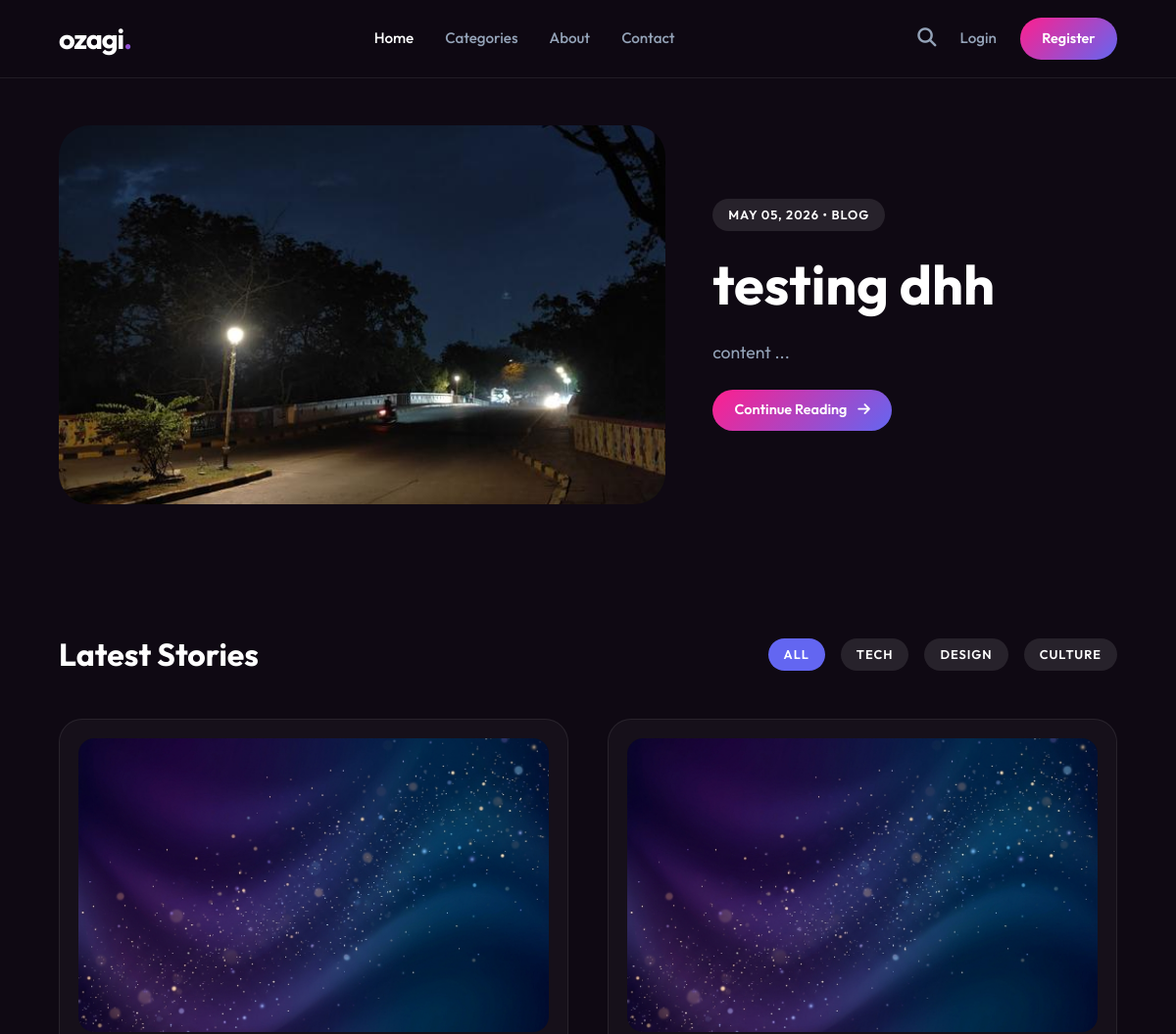
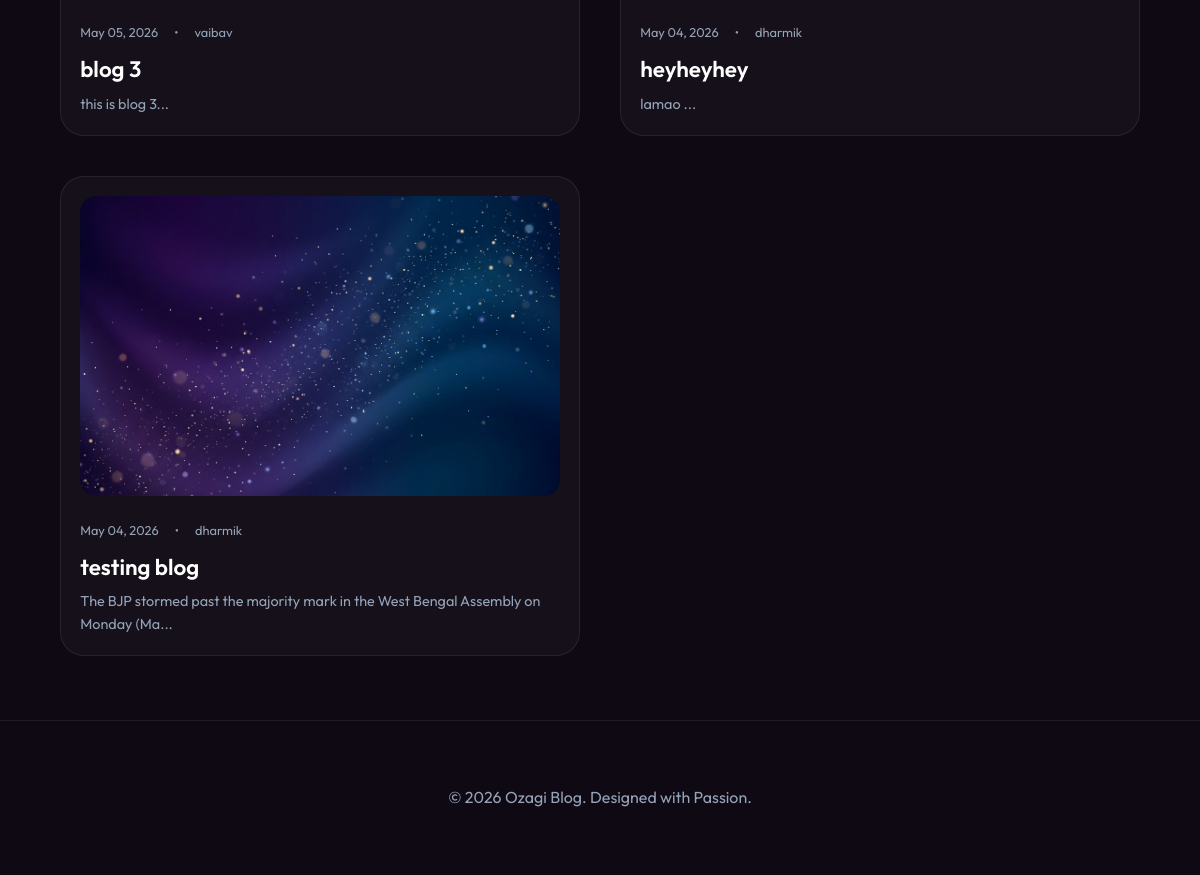
The page /home on the database its author committed (2 pictures, top to bottom).
### models.py (models this page shows, shortened)
class Post(db.Model):
    id = db.Column(db.Integer, primary_key=True)
    title = db.Column(db.String(100), nullable=False)
    date_posted = db.Column(db.DateTime, nullable=False, default=datetime.utcnow)
    content = db.Column(db.Text, nullable=False)
    image_file = db.Column(db.String(20), nullable=False, default='default.jpg')
    user_id = db.Column(db.Integer, db.ForeignKey('user.id'), nullable=False)

class User(db.Model, UserMixin):
    id = db.Column(db.Integer, primary_key=True)
    username = db.Column(db.String(20), unique=True, nullable=False)
    email = db.Column(db.String(120), unique=True, nullable=False)
    password = db.Column(db.String(60), nullable=False)
    posts = db.relationship('Post', backref='author', lazy=True)

### app.py (the view)
@app.route("/")
@app.route("/home")
def home():
    posts = Post.query.order_by(Post.date_posted.desc()).all()
    return render_template('index.html', posts=posts)

### templates/index.html (shortened to what this page needs)
{% extends "base.html" %}
{% block content %}
    {% if posts %}
        {% set hero_post = posts[0] %}
        <section class="hero">
            <div class="hero-image-wrapper">
                <img src="{{ url_for('static', filename='post_pics/' + hero_post.image_file) }}" alt="{{ hero_post.title }}" class="hero-image">
            </div>
            <div class="hero-content">
                <span class="tag">{{ hero_post.date_posted.strftime('%B %d, %Y') }} • Blog</span>
                <h1 class="hero-title">{{ hero_post.title }}</h1>
                <p class="hero-excerpt">{{ hero_post.content[:150] }}...</p>
                <a href="{{ url_for('post', post_id=hero_post.id) }}" class="btn-primary" style="width: fit-content;">Continue Reading <i class="fas fa-arrow-right" style="margin-left: 8px;"></i></a>
            </div>
        </section>
        <section class="posts-section">
            <div class="section-header">
                <h2 style="font-size: 2rem;">Latest Stories</h2>
                <div class="filter-pills" style="display: flex; gap: 1rem;">
                    <span class="tag" style="background: var(--accent-purple); color: white; cursor: pointer;">All</span>
                    <span class="tag" style="cursor: pointer;">Tech</span>
                    <span class="tag" style="cursor: pointer;">Design</span>
                    <span class="tag" style="cursor: pointer;">Culture</span>
                </div>
            </div>
            <div class="post-grid">
                {% for post in posts[1:] %}
                    <a href="{{ url_for('post', post_id=post.id) }}" class="post-card">
                        <div class="card-image-wrapper">
                            <img src="{{ url_for('static', filename='post_pics/' + post.image_file) }}" alt="{{ post.title }}" class="card-image">
                        </div>
                        <div class="card-meta">
                            <span>{{ post.date_posted.strftime('%b %d, %Y') }}</span>
                            <span>•</span>
                            <span>{{ post.author.username }}</span>
                        </div>
                        <h3 class="card-title">{{ post.title }}</h3>
                        <p style="color: var(--text-muted); font-size: 0.9rem; margin-top: 0.5rem;">{{ post.content[:80] }}...</p>
                    </a>
                {% endfor %}
            </div>
        </section>
    {% endif %}
{% endblock content %}

### templates/base.html (shortened to what this page needs)
<!DOCTYPE html>
<html lang="en">
<head>
    <link rel="stylesheet" href="{{ url_for('static', filename='css/style.css') }}">
    <link rel="stylesheet" href="https://cdnjs.cloudflare.com/ajax/libs/font-awesome/6.4.0/css/all.min.css">
</head>
<body>
    <nav class="navbar">
        <a href="{{ url_for('home') }}" class="nav-brand">ozagi<span class="text-gradient">.</span></a>
        <div class="nav-links">
            <a href="{{ url_for('home') }}" class="nav-link active">Home</a>
            <a href="#" class="nav-link">Categories</a>
            <a href="#" class="nav-link">About</a>
            <a href="#" class="nav-link">Contact</a>
        </div>
        <div class="nav-actions">
            <button class="search-btn"><i class="fas fa-search"></i></button>
            {% if current_user.is_authenticated %}
                <a href="{{ url_for('new_post') }}" class="btn-primary">Create Post</a>
                <a href="{{ url_for('logout') }}" class="nav-link">Logout</a>
            {% else %}
                <a href="{{ url_for('login') }}" class="nav-link">Login</a>
                <a href="{{ url_for('register') }}" class="btn-primary">Register</a>
            {% endif %}
        </div>
    </nav>
    <main class="content-wrapper">
        <div class="container">
            {% block content %}{% endblock %}
        </div>
    </main>
    <footer style="padding: 4rem 5%; border-top: 1px solid var(--border-color); text-align: center; color: var(--text-muted);">
        <p>&copy; 2026 Ozagi Blog. Designed with Passion.</p>
    </footer>
</body>
</html>

### static/css/style.css (style rules this page uses)
:root { --bg-dark: #0f0913; --card-bg: rgba(255, 255, 255, 0.03); --glass-bg: rgba(15, 9, 19, 0.7); --primary-gradient: linear-gradient(135deg, #ff1f8e 0%, #6366f1 100%); --accent-purple: #6366f1; --accent-pink: #ff1f8e; --text-main: #ffffff; --text-muted: #94a3b8; --border-color: rgba(255, 255, 255, 0.08); --nav-height: 80px; }
* { margin: 0; padding: 0; box-sizing: border-box; }
body { font-family: 'Outfit', sans-serif; background-color: var(--bg-dark); color: var(--text-main); line-height: 1.6; overflow-x: hidden; }
.navbar { height: var(--nav-height); background: var(--glass-bg); backdrop-filter: blur(12px); border-bottom: 1px solid var(--border-color); padding: 0 5%; display: flex; align-items: center; justify-content: space-between; position: fixed; top: 0; width: 100%; z-index: 1000; }
.nav-brand { font-size: 1.8rem; font-weight: 700; letter-spacing: -1px; text-decoration: none; color: white; }
.nav-links { display: flex; gap: 2rem; align-items: center; }
.nav-link { color: var(--text-muted); text-decoration: none; font-weight: 500; transition: all 0.3s ease; font-size: 0.95rem; }
.nav-link:hover, .nav-link.active { color: white; }
.nav-actions { display: flex; gap: 1.5rem; align-items: center; }
.search-btn { background: transparent; border: none; color: var(--text-muted); font-size: 1.2rem; cursor: pointer; transition: color 0.3s; }
.btn-primary { background: var(--primary-gradient); color: white; padding: 0.6rem 1.4rem; border-radius: 50px; text-decoration: none; font-weight: 600; font-size: 0.9rem; transition: transform 0.3s ease, box-shadow 0.3s ease; border: none; }
.hero { padding: calc(var(--nav-height) + 3rem) 5% 4rem; display: grid; grid-template-columns: 1.2fr 0.8fr; gap: 3rem; align-items: center; }
.hero-image-wrapper { position: relative; border-radius: 2rem; overflow: hidden; aspect-ratio: 16/10; }
.hero-image { width: 100%; height: 100%; object-fit: cover; transition: transform 0.8s ease; }
.hero-content { display: flex; flex-direction: column; gap: 1.5rem; }
.tag { background: rgba(255, 255, 255, 0.1); padding: 0.4rem 1rem; border-radius: 50px; font-size: 0.8rem; font-weight: 600; width: fit-content; text-transform: uppercase; letter-spacing: 1px; }
.hero-title { font-size: 3.5rem; line-height: 1.1; font-weight: 700; }
.hero-excerpt { color: var(--text-muted); font-size: 1.1rem; max-width: 90%; }
.posts-section { padding: 4rem 5%; }
.section-header { display: flex; justify-content: space-between; align-items: center; margin-bottom: 2.5rem; }
.post-grid { display: grid; grid-template-columns: repeat(auto-fill, minmax(350px, 1fr)); gap: 2.5rem; }
.post-card { background: var(--card-bg); border: 1px solid var(--border-color); border-radius: 1.5rem; padding: 1.2rem; transition: all 0.4s cubic-bezier(0.4, 0, 0.2, 1); text-decoration: none; color: white; }
.card-image-wrapper { border-radius: 1rem; overflow: hidden; aspect-ratio: 16/10; margin-bottom: 1.5rem; }
.card-image { width: 100%; height: 100%; object-fit: cover; transition: transform 0.5s ease; }
.card-meta { display: flex; gap: 1rem; font-size: 0.8rem; color: var(--text-muted); margin-bottom: 0.8rem; }
.card-title { font-size: 1.4rem; font-weight: 600; line-height: 1.3; }
.text-gradient { background: var(--primary-gradient); -webkit-background-clip: text; -webkit-text-fill-color: transparent; }

### rows shown on the page
Post: image_file (picture), date_posted "MAY 05, 2026", title "testing dhh", content "content"
Post: image_file (placeholder picture), date_posted "May 05, 2026", author.username "vaibav", title "blog 3", content "this is blog 3"
Post: image_file (placeholder picture), date_posted "May 04, 2026", author.username "dharmik", title "heyheyhey", content "lamao"
Post: image_file (placeholder picture), date_posted "May 04, 2026", author.username "dharmik", title "testing blog", content "The BJP stormed past the majority mark in the West Bengal Assembly on Monday (Ma"
